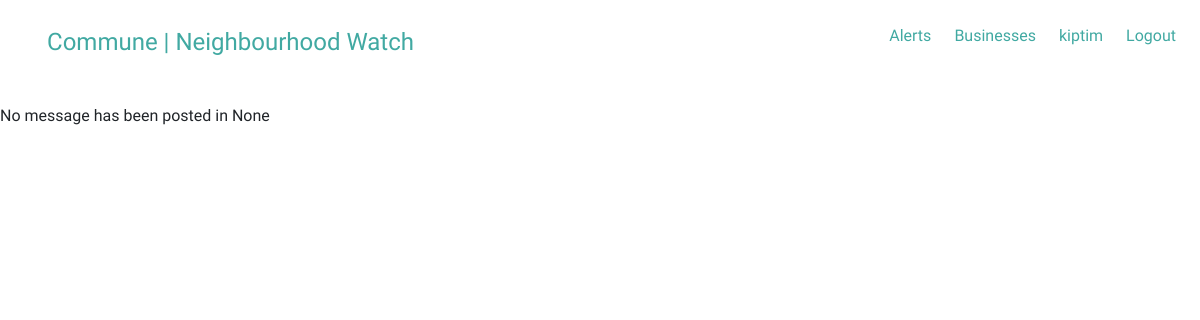
The page /alerts/ (signed in) on the database as committed earlier.
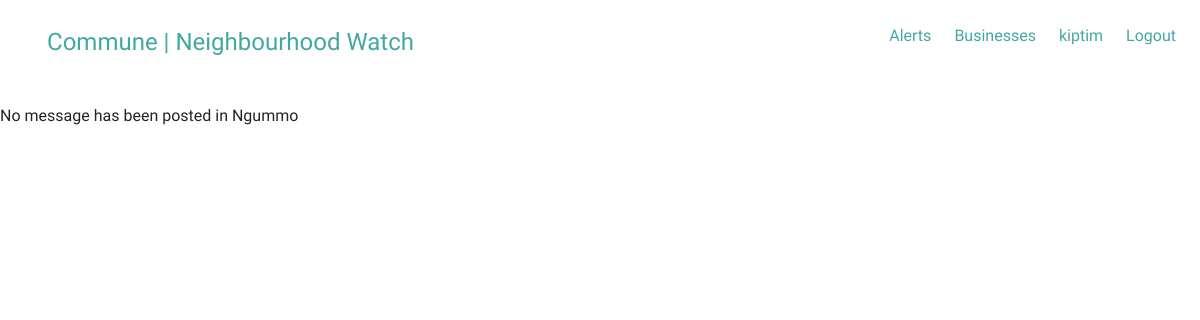
The same page on the database as committed later.
### communeapp/models.py (models this page shows)
class Neighbourhood(models.Model):
    neighbourhood_name=models.CharField(max_length=250)
    location=models.CharField(max_length=200)
    occupation_count=models.IntegerField()
    def __str__(self):
        return self.neighbourhood_name

### communeapp/views.py (the view)
# urls.py: url(r'alerts/$', views.view_messages, name='view_messages'),
def view_messages(request):
    title="Commune | Alerts "
    current_user=request.user
    neighbours=Profile.objects.get(user=current_user)
    neighbourhood=neighbours.neighbourhood
    message=Message.objects.filter(hood=neighbourhood)
    message=message.reverse()
    print(neighbourhood)
    return render(request, 'views/messages.html', {"title":title, "messages":message, "hood":neighbourhood})

### communeapp/templates/views/messages.html (shortened to what this page needs)
{% extends 'views/base.html' %}
{% load bootstrap3 %}
{% load static %}
{% block content %}
{% if messages %}
<div class="container">
    <div class="row">
        <div class="col-md-8 offset-md-2 text-center">
                <h3>{{hood}} Alerts</h3>
                <hr>
        </div>
    </div>
</div>
{% for message in messages %}
<div class="container">
    <div class="row">
        <div class="col-md-6 offset-md-3">
        <div class="card">
                <div class="card-header">
                    {{message.profile.name}}
                </div>
                <div class="card-body">
                    <p class="card-text">{{message.message}}</p>
                    <a id="cardbutton" href="#" class="btn btn-primary">Comment</a>
                </div>
                </div>
</div>
    </div>
</div>
{%endfor%}
{% else %}
<p>No message has been posted in {{hood}}</p>
{% endif %}
{% endblock %}

Rows that differ between the two databases and show on the page:
added Neighbourhood: neighbourhood_name "Ngummo"
Other text that changed with them:
{{ hood }}: "None" → (not shown)
